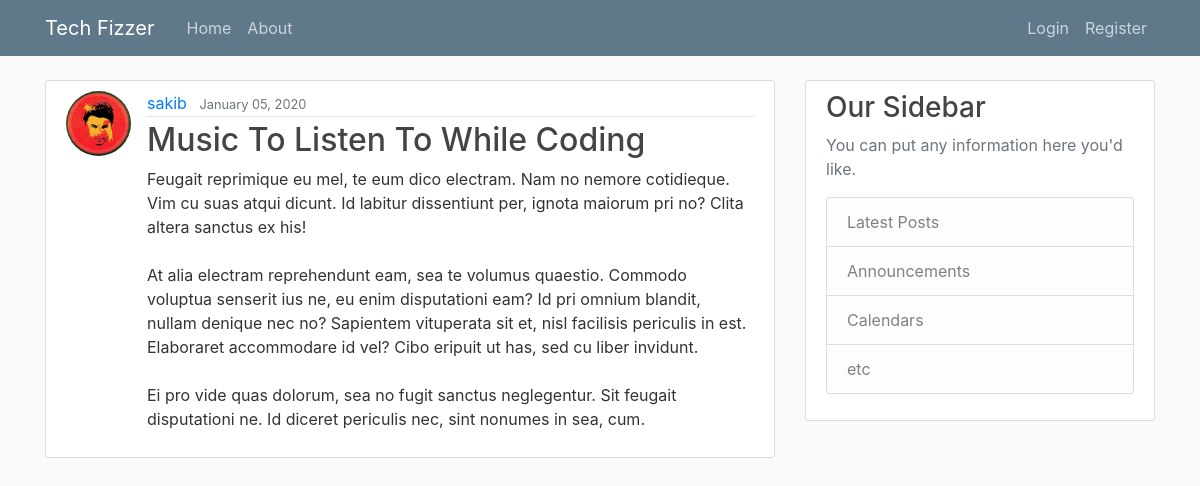
The app's page /post/24/ with its own data.
### blog/models.py (models this page shows, shortened)
class Post(models.Model):
    title = models.CharField(max_length=100)
    content = models.TextField()
    date_posted = models.DateTimeField(default=timezone.now)
    author = models.ForeignKey(User, on_delete=models.CASCADE)

### users/models.py (models this page shows, shortened)
class Profile(models.Model):
    user = models.OneToOneField(User, on_delete=models.CASCADE)
    image = models.ImageField(default='default.jpg', upload_to='profile_pics')

### blog/views.py (the view)
# urls.py: path('post/<int:pk>/', PostDetailView.as_view(), name='post-detail'),
class PostDetailView(DetailView):
    model = Post

### blog/templates/blog/post_detail.html (shortened to what this page needs)
{% extends 'blog/base.html' %}
{% block content %}
        <article class="media content-section">
        <img class="article-img rounded-circle" src="{{ object.author.profile.image.url }}">
          <div class="media-body">
            <div class="article-metadata">
              <a class="mr-2" href="{% url 'post-detail' post.id %}">{{ object.author }}</a>
              <small class="text-muted">{{ object.date_posted | date:"F d, Y" }}</small>
            </div>
            <h2 class="article-title">{{ object.title }}</h2>
            <p class="article-content">{{ object.content }}</p>
          </div>
        </article>
{% endblock content %}

### blog/static/blog/main.css (style rules this page uses)
body { background: #fafafa; color: #333333; margin-top: 5rem; }
h1, h2, h3, h4, h5, h6 { color: #444444; }
.content-section { background: #ffffff; padding: 10px 20px; border: 1px solid #dddddd; border-radius: 3px; margin-bottom: 20px; }
.article-title { color: #444444; }
.article-content { white-space: pre-line; }
.article-img { height: 65px; width: 65px; margin-right: 16px; }
.article-metadata { padding-bottom: 1px; margin-bottom: 4px; border-bottom: 1px solid #e3e3e3 }

### records on screen
Post: author.profile.image (picture), author "sakib", date_posted "January 05, 2020", title "Music To Listen To While Coding", content "Feugait reprimique eu mel, te eum dico electram. Nam no nemore cotidieque. Vim cu suas atqui dicunt. Id labitur dissentiunt per, ignota maiorum pri no? Clita altera sanctus ex his! At alia electram reprehendunt eam, sea te volumus quaestio. Commodo voluptua senserit ius ne, eu enim disputationi eam? Id pri omnium blandit, nullam denique nec no? Sapientem vituperata sit et, nisl facilisis periculis in est. Elaboraret accommodare id vel? Cibo eripuit ut has, sed cu liber invidunt. Ei pro vide quas dolorum, sea no fugit sanctus neglegentur. Sit feugait disputationi ne. Id diceret periculis nec, sint nonumes in sea, cum."
